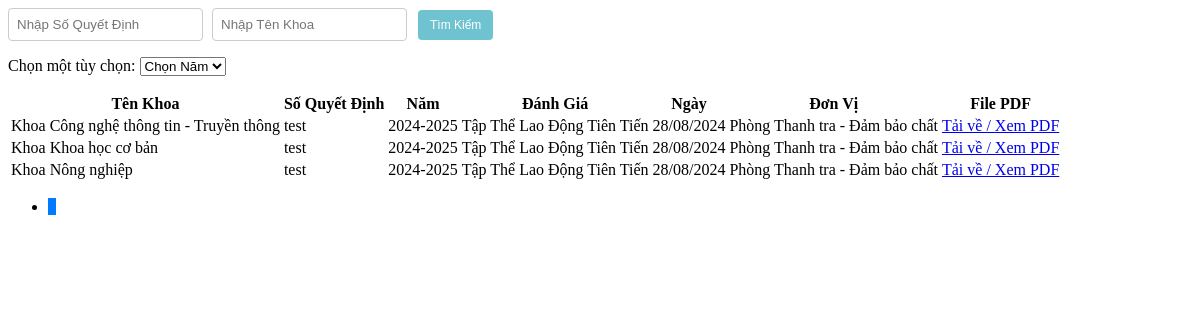
The app's page /Admin/danhgiaTTtientienview.php with its own data.
### tables this page shows
CREATE TABLE `danhgiatt` (
  `MaDGTT` int(20) NOT NULL,
  `MaKhoa` int(20) NOT NULL,
  `SoQD` varchar(100) NOT NULL,
  `Manam` int(20) NOT NULL,
  `DanhGia` varchar(50) NOT NULL DEFAULT 'Chờ Đánh Giá',
  `Ngay` date NOT NULL,
  `DonVi` varchar(30) NOT NULL,
  `FilePDF` varchar(50) DEFAULT NULL
);

CREATE TABLE `khoa` (
  `MaKhoa` int(20) NOT NULL,
  `TenKhoa` varchar(50) NOT NULL,
  `MoTa` varchar(100) NOT NULL
);

CREATE TABLE `nam` (
  `Manam` int(20) NOT NULL,
  `Nam` varchar(20) NOT NULL
);

### Admin/danhgiaTT.php (called while the page is built, shortened)
<?php
include('./Khoa.php');
include('./nam.php');
class DanhgiaTT {
    public static function layTongSoDanhGiaTT($conn) {
        $sql = "SELECT COUNT(*) FROM danhgiatt WHERE DanhGia IN ('Tập Thể Lao Động Tiên Tiến')";
        $result = $conn->query($sql);
        $row = $result->fetch_row();
        return $row[0];
    }
    public static function layDanhGiaTTPhanTrang($conn, $startFrom, $recordsPerPage) {
        $sql = "SELECT * FROM danhgiatt WHERE DanhGia IN ('Tập Thể Lao Động Tiên Tiến') ORDER BY Manam ASC LIMIT $startFrom, $recordsPerPage";
        $result = $conn->query($sql);
        $danhgiattList = array();
        if ($result->num_rows > 0) {
            while($row = $result->fetch_assoc()) {
                $khoa_obj = Khoa::layKhoa($conn, $row["MaKhoa"]);
                $nam_obj = Nam::laynam($conn, $row["Manam"]);
                $danhgiatt_obj = new DanhgiaTT();
                $danhgiatt_obj->MaDGTT = $row["MaDGTT"];
                $danhgiatt_obj->MaKhoa = $khoa_obj->TenKhoa;
                $danhgiatt_obj->SoQD = $row["SoQD"];
                $danhgiatt_obj->Manam = $nam_obj->Nam;
                $danhgiatt_obj->DanhGia = $row["DanhGia"];
                $danhgiatt_obj->Ngay = $row["Ngay"];
                $danhgiatt_obj->DonVi = $row["DonVi"];
                $danhgiatt_obj->FilePDF = $row["FilePDF"];
                $danhgiattList[] = $danhgiatt_obj;
            }
        }
        return $danhgiattList;
    }
}
?>

### Admin/Khoa.php (called while the page is built, shortened)
<?php
class Khoa {
    public static function layKhoa($conn, $id) {
        $sql = "SELECT * FROM Khoa WHERE MaKhoa = $id";
        $result = mysqli_query($conn, $sql);
        $Khoa = new Khoa();
        if ($row = mysqli_fetch_assoc($result)) {
            $Khoa->MaKhoa = $row['MaKhoa'];
            $Khoa->TenKhoa = $row['TenKhoa'];
            $Khoa->MoTa = $row["MoTa"];
        }
        return $Khoa;
    }
}
?>

### Admin/nam.php (called while the page is built, shortened)
<?php
    class Nam {
        public static function laynam($conn, $id) {
            $sql = "SELECT * FROM nam WHERE Manam = $id";
            $result = mysqli_query($conn, $sql);
            $nam = new Nam();
            $row = mysqli_fetch_assoc($result);
            $nam->Manam = $row['Manam'];
            $nam->Nam = $row['Nam'];
            return $nam;
        }
    }
?>

### Admin/danhgiaTTtientienview.php (the view, shortened to what this page needs)
<?php
include('./danhgiaTT.php');
$recordsPerPage = 10;
$currentPage = isset($_GET['page']) ? (int)$_GET['page'] : 1;
$startFrom = ($currentPage - 1) * $recordsPerPage;
$totalRecords = DanhgiaTT::layTongSoDanhGiaTT($conn);
$totalPages = ceil($totalRecords / $recordsPerPage);
$data = DanhgiaTT::layDanhGiaTTPhanTrang($conn, $startFrom, $recordsPerPage);
$awardMap = array(
    'Tập Thể Lạo Động Tiên Tiến' => 'Tập Thể Lạo Động Tiên Tiến',
);
?>
<div class="search-box">
    <input type="text" id="searchSoQD" placeholder="Nhập Số Quyết Định" />
    <input type="text" id="searchTenKhoa" placeholder="Nhập Tên Khoa" />
    <button class="btn btn-custom btn-custom-primary" onclick="searchData()">Tìm Kiếm</button>
</div>
<div class="combobox">
    <label for="options">Chọn một tùy chọn:</label>
    <select name="options" id="options" onchange="fetchAndDisplayDanhGia(this.value)">
        <option value="">Chọn Năm</option>
    </select>
</div>
<table class="table table-bordered">
    <thead>
        <tr>
            <th>Tên Khoa</th>
            <th>Số Quyết Định</th>
            <th>Năm</th>
            <th>Đánh Giá</th>
            <th>Ngày</th>
            <th>Đơn Vị</th>
            <th>File PDF</th>
        </tr>
    </thead>
    <tbody id="danhgiatt-table-body">
        <?php
        foreach ($data as $item) {
            $danhGia = isset($awardMap[$item->DanhGia]) ? $awardMap[$item->DanhGia] : $item->DanhGia;
        ?>
            <tr>
                <td scope="row"><?php echo htmlspecialchars($item->MaKhoa) ; ?></td>
                <td><?php echo htmlspecialchars($item->SoQD ?? "Cần Thêm Số Quyết Đinh Cho $item->MaKhoa");?></td>
                <td><?php echo htmlspecialchars($item->Manam ?? "Cần Thêm Năm Cho $item->MaKhoa"); ?></td>
                <td><?php echo htmlspecialchars($danhGia);?></td>
                <td><?php echo date_format(date_create($item->Ngay), "d/m/Y");?></td>
                <td><?php echo htmlspecialchars($item->DonVi); ?></td>
                <td>
                    <?php if ($item->FilePDF): ?>
                        <a href="./<?php echo htmlspecialchars($item->FilePDF); ?>" target="_blank">
                            Tải về / Xem PDF
                        </a>
                    <?php else: ?>
                        Chưa có file
                    <?php endif; ?>
                </td>
            </tr>
        <?php
        }
        ?>
    </tbody>
</table>
<nav aria-label="Page navigation">
    <ul class="pagination">
        <?php for ($i = 1; $i <= $totalPages; $i++): ?>
            <li class="page-item <?php echo $i == $currentPage ? 'active' : ''; ?>">
                <a class="page-link" href="?p=danhgiaTTtientienview&page=<?php echo $i; ?>"><?php echo $i; ?></a>
            </li>
        <?php endfor; ?>
    </ul>
</nav>

### Admin/danhgiaTTtientienview.php (style rules this page uses)
.pagination { background-color: transparent; border: none; box-shadow: none; }
.page-item { background-color: transparent; border: none; box-shadow: none; }
.page-link { background-color: transparent; border: none; box-shadow: none; color: #007bff; }
.page-item.active .page-link { background-color: #007bff; border-color: #007bff; }
.btn-custom { background-color: #6fc3d0; border: none; color: white; padding: 9px 10px; font-size: 12px; margin: 2px; cursor: pointer; border-radius: 4px; transition: background-color 0.3s ease, transform 0.3s ease; }
.btn-custom-primary { background-color: #6fc3d0; }
.search-box { margin-bottom: 15px; }
.search-box input { padding: 8px; margin-right: 5px; border-radius: 4px; border: 1px solid #ccc; }
.search-box button { padding: 8px 12px; }

### records on screen
danhgiatt: MaKhoa.TenKhoa "Khoa Công nghệ thông tin - Truyền thông", SoQD "test", Manam.Nam "2024-2025", DanhGia "Tập Thể Lao Động Tiên Tiến", Ngay "28/08/2024", DonVi "Phòng Thanh tra - Đảm bảo chất"
danhgiatt: MaKhoa.TenKhoa "Khoa Khoa học cơ bản", SoQD "test", Manam.Nam "2024-2025", DanhGia "Tập Thể Lao Động Tiên Tiến", Ngay "28/08/2024", DonVi "Phòng Thanh tra - Đảm bảo chất"
danhgiatt: MaKhoa.TenKhoa "Khoa Nông nghiệp", SoQD "test", Manam.Nam "2024-2025", DanhGia "Tập Thể Lao Động Tiên Tiến", Ngay "28/08/2024", DonVi "Phòng Thanh tra - Đảm bảo chất"
